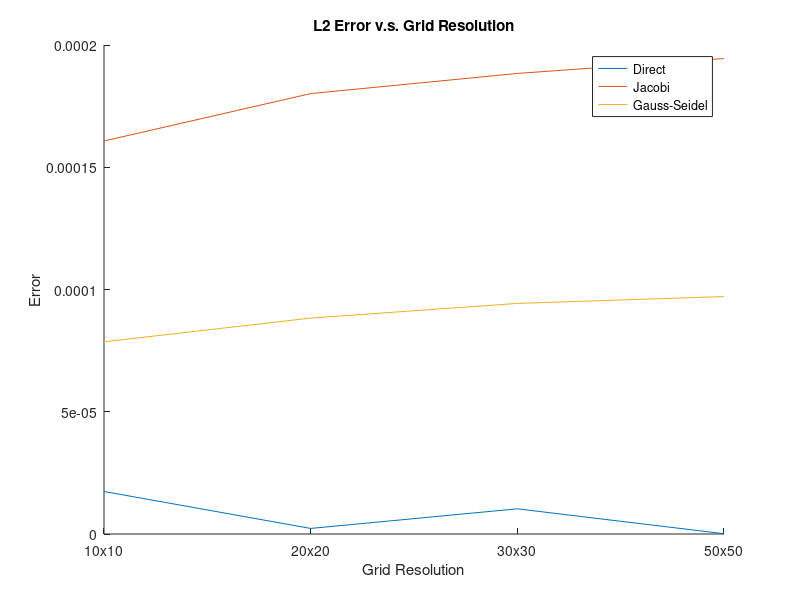

This chart was generated by the following MATLAB code:

hold on;

load ground.mat err_direct_10 err_direct_20 err_direct_30 err_direct_50;
y1 = [err_direct_10 err_direct_20 err_direct_30 err_direct_50];
plot(y1);

load ground.mat err_jacobi_10 err_jacobi_20 err_jacobi_30 err_jacobi_50;
y2 = [err_jacobi_10 err_jacobi_20 err_jacobi_30 err_jacobi_50];
plot(y2);

load ground.mat err_gs_10 err_gs_20 err_gs_30 err_gs_50;
y3 = [err_gs_10 err_gs_20 err_gs_30 err_gs_50];
plot(y3);

x = {'10x10', '20x20', '30x30', '50x50'};
set(gca, 'xtick', 1:4, 'xticklabel', x);
title('L2 Error v.s. Grid Resolution');
legend('Direct', 'Jacobi', 'Gauss-Seidel');
xlabel('Grid Resolution');
ylabel('Error');

hold off;
